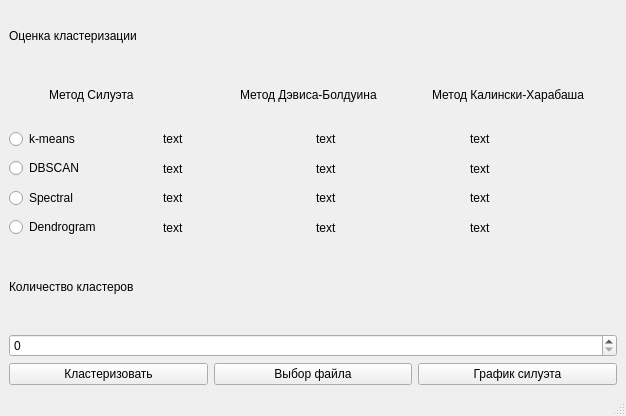
<?xml version="1.0" encoding="UTF-8"?>
<ui version="4.0">
 <class>MainWindow</class>
 <widget class="QMainWindow" name="MainWindow">
  <property name="geometry">
   <rect>
    <x>0</x>
    <y>0</y>
    <width>626</width>
    <height>416</height>
   </rect>
  </property>
  <property name="windowTitle">
   <string>MainWindow</string>
  </property>
  <widget class="QWidget" name="centralwidget">
   <layout class="QVBoxLayout" name="verticalLayout_4">
    <item>
     <layout class="QVBoxLayout" name="verticalLayout_2">
      <item>
       <widget class="QLabel" name="labelOcenka">
        <property name="text">
         <string>Оценка кластеризации</string>
        </property>
       </widget>
      </item>
      <item>
       <layout class="QHBoxLayout" name="horizontalLayout_6">
        <item>
         <spacer name="horizontalSpacer">
          <property name="orientation">
           <enum>Qt::Orientation::Horizontal</enum>
          </property>
          <property name="sizeType">
           <enum>QSizePolicy::Policy::Preferred</enum>
          </property>
          <property name="sizeHint" stdset="0">
           <size>
            <width>40</width>
            <height>20</height>
           </size>
          </property>
         </spacer>
        </item>
        <item>
         <widget class="QLabel" name="labelSilueteTop">
          <property name="text">
           <string>Метод Силуэта</string>
          </property>
         </widget>
        </item>
        <item>
         <widget class="QLabel" name="labelDavisTop">
          <property name="text">
           <string>Метод Дэвиса-Болдуина</string>
          </property>
         </widget>
        </item>
        <item>
         <widget class="QLabel" name="labelCalTop">
          <property name="text">
           <string>Метод Калински-Харабаша</string>
          </property>
         </widget>
        </item>
       </layout>
      </item>
     </layout>
    </item>
    <item>
     <layout class="QVBoxLayout" name="verticalLayout_3">
      <item>
       <layout class="QHBoxLayout" name="horizontalLayout_2">
        <item>
         <widget class="QRadioButton" name="kmeansRadioButton">
          <property name="text">
           <string>k-means</string>
          </property>
         </widget>
        </item>
        <item>
         <widget class="QLabel" name="labelKMSil">
          <property name="text">
           <string>text</string>
          </property>
         </widget>
        </item>
        <item>
         <widget class="QLabel" name="labelKMDav">
          <property name="text">
           <string>text</string>
          </property>
         </widget>
        </item>
        <item>
         <widget class="QLabel" name="labelKMCal">
          <property name="text">
           <string>text</string>
          </property>
         </widget>
        </item>
       </layout>
      </item>
      <item>
       <layout class="QHBoxLayout" name="horizontalLayout_3">
        <item>
         <widget class="QRadioButton" name="dbscanRadioButton">
          <property name="text">
           <string>DBSCAN</string>
          </property>
         </widget>
        </item>
        <item>
         <widget class="QLabel" name="labelDBScanSil">
          <property name="text">
           <string>text</string>
          </property>
         </widget>
        </item>
        <item>
         <widget class="QLabel" name="labelDBScanDav">
          <property name="text">
           <string>text</string>
          </property>
         </widget>
        </item>
        <item>
         <widget class="QLabel" name="labelDBScanCal">
          <property name="text">
           <string>text</string>
          </property>
         </widget>
        </item>
       </layout>
      </item>
      <item>
       <layout class="QHBoxLayout" name="horizontalLayout_4">
        <item>
         <widget class="QRadioButton" name="spectralRadioButton">
          <property name="text">
           <string>Spectral</string>
          </property>
         </widget>
        </item>
        <item>
         <widget class="QLabel" name="labelSpecSil">
          <property name="text">
           <string>text</string>
          </property>
         </widget>
        </item>
        <item>
         <widget class="QLabel" name="labelSpecDav">
          <property name="text">
           <string>text</string>
          </property>
         </widget>
        </item>
        <item>
         <widget class="QLabel" name="labelSpecCal">
          <property name="text">
           <string>text</string>
          </property>
         </widget>
        </item>
       </layout>
      </item>
      <item>
       <layout class="QHBoxLayout" name="horizontalLayout_5">
        <item>
         <widget class="QRadioButton" name="dendrogramRadioButton">
          <property name="text">
           <string>Dendrogram</string>
          </property>
         </widget>
        </item>
        <item>
         <widget class="QLabel" name="labelDendSil">
          <property name="text">
           <string>text</string>
          </property>
         </widget>
        </item>
        <item>
         <widget class="QLabel" name="labelDendDav">
          <property name="text">
           <string>text</string>
          </property>
         </widget>
        </item>
        <item>
         <widget class="QLabel" name="labelDendCal">
          <property name="text">
           <string>text</string>
          </property>
         </widget>
        </item>
       </layout>
      </item>
     </layout>
    </item>
    <item>
     <layout class="QVBoxLayout" name="verticalLayout">
      <item>
       <widget class="QLabel" name="labelQuantity">
        <property name="text">
         <string>Количество кластеров</string>
        </property>
       </widget>
      </item>
      <item>
       <widget class="QSpinBox" name="spinBox"/>
      </item>
     </layout>
    </item>
    <item>
     <layout class="QHBoxLayout" name="horizontalLayout">
      <item>
       <widget class="QPushButton" name="result_button">
        <property name="text">
         <string>Кластеризовать</string>
        </property>
       </widget>
      </item>
      <item>
       <widget class="QPushButton" name="openFileButton">
        <property name="text">
         <string>Выбор файла</string>
        </property>
       </widget>
      </item>
      <item>
       <widget class="QPushButton" name="silhouette_button">
        <property name="text">
         <string>График силуэта</string>
        </property>
       </widget>
      </item>
     </layout>
    </item>
   </layout>
  </widget>
  <widget class="QMenuBar" name="menubar">
   <property name="geometry">
    <rect>
     <x>0</x>
     <y>0</y>
     <width>626</width>
     <height>22</height>
    </rect>
   </property>
  </widget>
  <widget class="QStatusBar" name="statusbar"/>
 </widget>
 <resources/>
 <connections/>
</ui>
